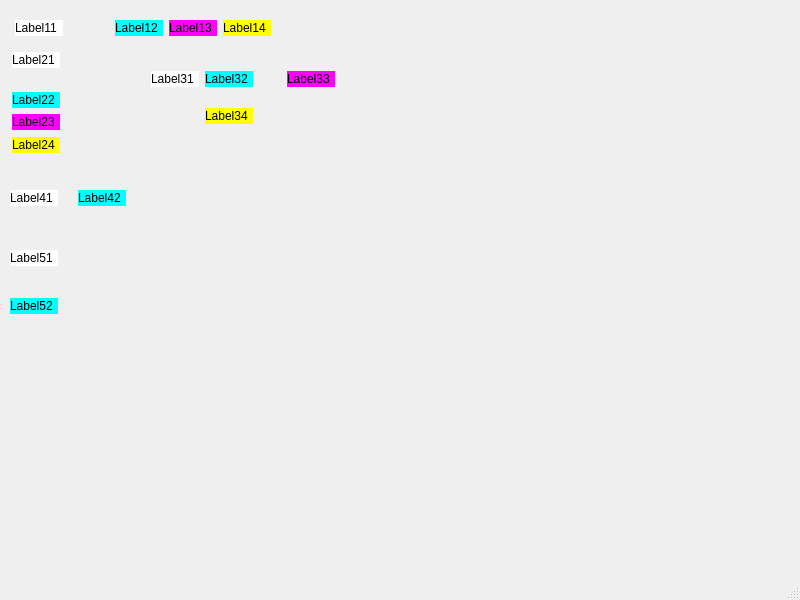
<?xml version="1.0" encoding="UTF-8"?>
<ui version="4.0">
 <class>MainWindow</class>
 <widget class="QMainWindow" name="MainWindow">
  <property name="geometry">
   <rect>
    <x>0</x>
    <y>0</y>
    <width>800</width>
    <height>600</height>
   </rect>
  </property>
  <property name="windowTitle">
   <string>MainWindow</string>
  </property>
  <widget class="QWidget" name="centralwidget">
   <widget class="QLabel" name="label_3">
    <property name="geometry">
     <rect>
      <x>115</x>
      <y>20</y>
      <width>48</width>
      <height>16</height>
     </rect>
    </property>
    <property name="styleSheet">
     <string notr="true">background-color: rgb(0, 255, 255);</string>
    </property>
    <property name="text">
     <string>Label12</string>
    </property>
   </widget>
   <widget class="QLabel" name="label">
    <property name="geometry">
     <rect>
      <x>169</x>
      <y>20</y>
      <width>48</width>
      <height>16</height>
     </rect>
    </property>
    <property name="styleSheet">
     <string notr="true">background-color: rgb(255, 0, 255);</string>
    </property>
    <property name="text">
     <string>Label13</string>
    </property>
   </widget>
   <widget class="QLabel" name="label_2">
    <property name="geometry">
     <rect>
      <x>223</x>
      <y>20</y>
      <width>48</width>
      <height>16</height>
     </rect>
    </property>
    <property name="styleSheet">
     <string notr="true">background-color: rgb(255, 255, 0);</string>
    </property>
    <property name="text">
     <string>Label14</string>
    </property>
   </widget>
   <widget class="QLabel" name="label_4">
    <property name="geometry">
     <rect>
      <x>15</x>
      <y>20</y>
      <width>48</width>
      <height>16</height>
     </rect>
    </property>
    <property name="styleSheet">
     <string notr="true">background-color: rgb(255, 255, 255);</string>
    </property>
    <property name="text">
     <string>Label11</string>
    </property>
   </widget>
   <widget class="QLabel" name="label_8">
    <property name="geometry">
     <rect>
      <x>12</x>
      <y>137</y>
      <width>48</width>
      <height>16</height>
     </rect>
    </property>
    <property name="styleSheet">
     <string notr="true">background-color: rgb(255, 255, 0);</string>
    </property>
    <property name="text">
     <string>Label24</string>
    </property>
   </widget>
   <widget class="QLabel" name="label_5">
    <property name="geometry">
     <rect>
      <x>12</x>
      <y>52</y>
      <width>48</width>
      <height>16</height>
     </rect>
    </property>
    <property name="styleSheet">
     <string notr="true">background-color: rgb(255, 255, 255);</string>
    </property>
    <property name="text">
     <string>Label21</string>
    </property>
   </widget>
   <widget class="QLabel" name="label_7">
    <property name="geometry">
     <rect>
      <x>12</x>
      <y>114</y>
      <width>48</width>
      <height>16</height>
     </rect>
    </property>
    <property name="styleSheet">
     <string notr="true">background-color: rgb(255, 0, 255);</string>
    </property>
    <property name="text">
     <string>Label23</string>
    </property>
   </widget>
   <widget class="QLabel" name="label_6">
    <property name="geometry">
     <rect>
      <x>12</x>
      <y>92</y>
      <width>48</width>
      <height>16</height>
     </rect>
    </property>
    <property name="styleSheet">
     <string notr="true">background-color: rgb(0, 255, 255);</string>
    </property>
    <property name="text">
     <string>Label22</string>
    </property>
   </widget>
   <widget class="QLabel" name="label_11">
    <property name="geometry">
     <rect>
      <x>287</x>
      <y>71</y>
      <width>48</width>
      <height>16</height>
     </rect>
    </property>
    <property name="styleSheet">
     <string notr="true">background-color: rgb(255, 0, 255);</string>
    </property>
    <property name="text">
     <string>Label33</string>
    </property>
   </widget>
   <widget class="QLabel" name="label_10">
    <property name="geometry">
     <rect>
      <x>205</x>
      <y>71</y>
      <width>48</width>
      <height>16</height>
     </rect>
    </property>
    <property name="styleSheet">
     <string notr="true">background-color: rgb(0, 255, 255);</string>
    </property>
    <property name="text">
     <string>Label32</string>
    </property>
   </widget>
   <widget class="QLabel" name="label_9">
    <property name="geometry">
     <rect>
      <x>151</x>
      <y>71</y>
      <width>48</width>
      <height>16</height>
     </rect>
    </property>
    <property name="styleSheet">
     <string notr="true">background-color: rgb(255, 255, 255);</string>
    </property>
    <property name="text">
     <string>Label31</string>
    </property>
   </widget>
   <widget class="QLabel" name="label_12">
    <property name="geometry">
     <rect>
      <x>205</x>
      <y>108</y>
      <width>48</width>
      <height>16</height>
     </rect>
    </property>
    <property name="styleSheet">
     <string notr="true">background-color: rgb(255, 255, 0);</string>
    </property>
    <property name="text">
     <string>Label34</string>
    </property>
   </widget>
   <widget class="QLabel" name="label_13">
    <property name="geometry">
     <rect>
      <x>10</x>
      <y>190</y>
      <width>48</width>
      <height>16</height>
     </rect>
    </property>
    <property name="styleSheet">
     <string notr="true">background-color: rgb(255, 255, 255);</string>
    </property>
    <property name="text">
     <string>Label41</string>
    </property>
   </widget>
   <widget class="QLabel" name="label_14">
    <property name="geometry">
     <rect>
      <x>78</x>
      <y>190</y>
      <width>48</width>
      <height>16</height>
     </rect>
    </property>
    <property name="styleSheet">
     <string notr="true">background-color: rgb(0, 255, 255);</string>
    </property>
    <property name="text">
     <string>Label42</string>
    </property>
   </widget>
   <widget class="QLabel" name="label_16">
    <property name="geometry">
     <rect>
      <x>10</x>
      <y>298</y>
      <width>48</width>
      <height>16</height>
     </rect>
    </property>
    <property name="styleSheet">
     <string notr="true">background-color: rgb(0, 255, 255);</string>
    </property>
    <property name="text">
     <string>Label52</string>
    </property>
   </widget>
   <widget class="QLabel" name="label_15">
    <property name="geometry">
     <rect>
      <x>10</x>
      <y>250</y>
      <width>48</width>
      <height>16</height>
     </rect>
    </property>
    <property name="styleSheet">
     <string notr="true">background-color: rgb(255, 255, 255);</string>
    </property>
    <property name="text">
     <string>Label51</string>
    </property>
   </widget>
  </widget>
  <widget class="QMenuBar" name="menubar">
   <property name="geometry">
    <rect>
     <x>0</x>
     <y>0</y>
     <width>800</width>
     <height>19</height>
    </rect>
   </property>
  </widget>
  <widget class="QStatusBar" name="statusbar"/>
 </widget>
 <resources/>
 <connections/>
</ui>
